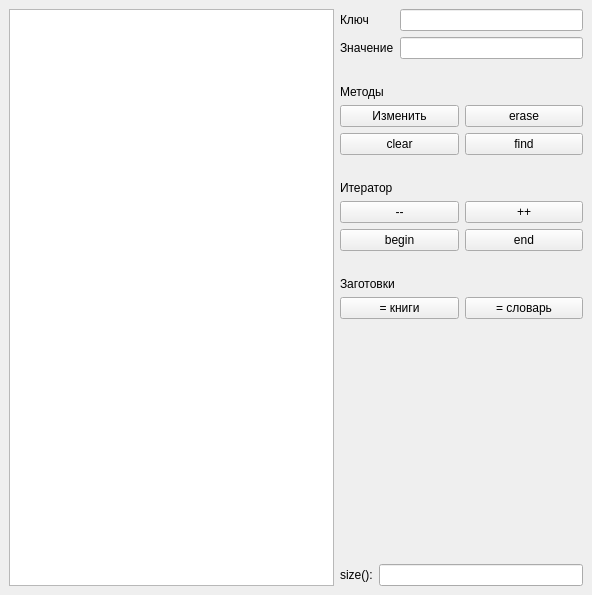
<?xml version="1.0" encoding="UTF-8"?>
<ui version="4.0">
 <class>MainWindow</class>
 <widget class="QMainWindow" name="MainWindow">
  <property name="geometry">
   <rect>
    <x>0</x>
    <y>0</y>
    <width>592</width>
    <height>595</height>
   </rect>
  </property>
  <property name="windowTitle">
   <string>std::map demo</string>
  </property>
  <widget class="QWidget" name="centralwidget">
   <layout class="QHBoxLayout" name="horizontalLayout" stretch="4,3">
    <item>
     <widget class="QListWidget" name="list_widget"/>
    </item>
    <item>
     <layout class="QGridLayout" name="gridLayout_2" rowstretch="0,0,0,0,0,0,0,0,0,0,0,0,0,0,1,0" columnstretch="1,1">
      <property name="sizeConstraint">
       <enum>QLayout::SetDefaultConstraint</enum>
      </property>
      <item row="5" column="1">
       <widget class="QPushButton" name="btn_erase">
        <property name="sizePolicy">
         <sizepolicy hsizetype="Preferred" vsizetype="Fixed">
          <horstretch>0</horstretch>
          <verstretch>0</verstretch>
         </sizepolicy>
        </property>
        <property name="text">
         <string>erase</string>
        </property>
       </widget>
      </item>
      <item row="14" column="0">
       <spacer name="verticalSpacer">
        <property name="sizeHint" stdset="0">
         <size>
          <width>20</width>
          <height>98</height>
         </size>
        </property>
       </spacer>
      </item>
      <item row="6" column="0">
       <widget class="QPushButton" name="btn_clear">
        <property name="sizePolicy">
         <sizepolicy hsizetype="Preferred" vsizetype="Fixed">
          <horstretch>0</horstretch>
          <verstretch>0</verstretch>
         </sizepolicy>
        </property>
        <property name="text">
         <string>clear</string>
        </property>
       </widget>
      </item>
      <item row="9" column="0">
       <widget class="QPushButton" name="btn_dec_iterator">
        <property name="text">
         <string>--</string>
        </property>
       </widget>
      </item>
      <item row="13" column="1">
       <widget class="QPushButton" name="btn_words">
        <property name="text">
         <string>= словарь</string>
        </property>
       </widget>
      </item>
      <item row="10" column="1">
       <widget class="QPushButton" name="btn_end">
        <property name="text">
         <string>end</string>
        </property>
       </widget>
      </item>
      <item row="10" column="0">
       <widget class="QPushButton" name="btn_begin">
        <property name="text">
         <string>begin</string>
        </property>
       </widget>
      </item>
      <item row="13" column="0">
       <widget class="QPushButton" name="btn_books">
        <property name="text">
         <string>= книги</string>
        </property>
       </widget>
      </item>
      <item row="15" column="0" colspan="2">
       <layout class="QHBoxLayout" name="horizontalLayout_2">
        <item>
         <widget class="QLabel" name="label_4">
          <property name="text">
           <string>size():</string>
          </property>
         </widget>
        </item>
        <item>
         <widget class="QLineEdit" name="txt_size">
          <property name="sizePolicy">
           <sizepolicy hsizetype="Expanding" vsizetype="Fixed">
            <horstretch>3</horstretch>
            <verstretch>0</verstretch>
           </sizepolicy>
          </property>
         </widget>
        </item>
       </layout>
      </item>
      <item row="3" column="0">
       <spacer name="verticalSpacer_2">
        <property name="orientation">
         <enum>Qt::Vertical</enum>
        </property>
        <property name="sizeType">
         <enum>QSizePolicy::Fixed</enum>
        </property>
        <property name="sizeHint" stdset="0">
         <size>
          <width>20</width>
          <height>20</height>
         </size>
        </property>
       </spacer>
      </item>
      <item row="11" column="0">
       <spacer name="verticalSpacer_4">
        <property name="orientation">
         <enum>Qt::Vertical</enum>
        </property>
        <property name="sizeType">
         <enum>QSizePolicy::Fixed</enum>
        </property>
        <property name="sizeHint" stdset="0">
         <size>
          <width>20</width>
          <height>20</height>
         </size>
        </property>
       </spacer>
      </item>
      <item row="9" column="1">
       <widget class="QPushButton" name="btn_inc_iterator">
        <property name="text">
         <string>++</string>
        </property>
       </widget>
      </item>
      <item row="5" column="0">
       <widget class="QPushButton" name="btn_set_by_key">
        <property name="sizePolicy">
         <sizepolicy hsizetype="Preferred" vsizetype="Fixed">
          <horstretch>0</horstretch>
          <verstretch>0</verstretch>
         </sizepolicy>
        </property>
        <property name="text">
         <string>Изменить</string>
        </property>
       </widget>
      </item>
      <item row="7" column="0">
       <spacer name="verticalSpacer_3">
        <property name="orientation">
         <enum>Qt::Vertical</enum>
        </property>
        <property name="sizeType">
         <enum>QSizePolicy::Fixed</enum>
        </property>
        <property name="sizeHint" stdset="0">
         <size>
          <width>20</width>
          <height>20</height>
         </size>
        </property>
       </spacer>
      </item>
      <item row="8" column="0">
       <widget class="QLabel" name="label_5">
        <property name="sizePolicy">
         <sizepolicy hsizetype="Preferred" vsizetype="Maximum">
          <horstretch>0</horstretch>
          <verstretch>0</verstretch>
         </sizepolicy>
        </property>
        <property name="text">
         <string>Итератор</string>
        </property>
       </widget>
      </item>
      <item row="12" column="0">
       <widget class="QLabel" name="label_6">
        <property name="sizePolicy">
         <sizepolicy hsizetype="Preferred" vsizetype="Maximum">
          <horstretch>0</horstretch>
          <verstretch>0</verstretch>
         </sizepolicy>
        </property>
        <property name="text">
         <string>Заготовки</string>
        </property>
       </widget>
      </item>
      <item row="4" column="0">
       <widget class="QLabel" name="label_2">
        <property name="sizePolicy">
         <sizepolicy hsizetype="Preferred" vsizetype="Maximum">
          <horstretch>0</horstretch>
          <verstretch>0</verstretch>
         </sizepolicy>
        </property>
        <property name="text">
         <string>Методы</string>
        </property>
       </widget>
      </item>
      <item row="2" column="0" colspan="2">
       <layout class="QGridLayout" name="gridLayout" rowstretch="0,0" columnstretch="0,1">
        <property name="sizeConstraint">
         <enum>QLayout::SetDefaultConstraint</enum>
        </property>
        <item row="1" column="0">
         <widget class="QLabel" name="label_3">
          <property name="sizePolicy">
           <sizepolicy hsizetype="Preferred" vsizetype="Maximum">
            <horstretch>0</horstretch>
            <verstretch>0</verstretch>
           </sizepolicy>
          </property>
          <property name="text">
           <string>Значение</string>
          </property>
         </widget>
        </item>
        <item row="1" column="1">
         <widget class="QLineEdit" name="txt_elem_value">
          <property name="enabled">
           <bool>true</bool>
          </property>
          <property name="sizePolicy">
           <sizepolicy hsizetype="Preferred" vsizetype="Maximum">
            <horstretch>0</horstretch>
            <verstretch>0</verstretch>
           </sizepolicy>
          </property>
         </widget>
        </item>
        <item row="0" column="0">
         <widget class="QLabel" name="label">
          <property name="sizePolicy">
           <sizepolicy hsizetype="Preferred" vsizetype="Maximum">
            <horstretch>0</horstretch>
            <verstretch>0</verstretch>
           </sizepolicy>
          </property>
          <property name="text">
           <string>Ключ</string>
          </property>
         </widget>
        </item>
        <item row="0" column="1">
         <widget class="QLineEdit" name="txt_elem_key">
          <property name="sizePolicy">
           <sizepolicy hsizetype="Preferred" vsizetype="Maximum">
            <horstretch>0</horstretch>
            <verstretch>0</verstretch>
           </sizepolicy>
          </property>
         </widget>
        </item>
       </layout>
      </item>
      <item row="6" column="1">
       <widget class="QPushButton" name="btn_find">
        <property name="text">
         <string>find</string>
        </property>
       </widget>
      </item>
     </layout>
    </item>
   </layout>
  </widget>
 </widget>
 <tabstops>
  <tabstop>list_widget</tabstop>
  <tabstop>txt_elem_key</tabstop>
  <tabstop>txt_elem_value</tabstop>
  <tabstop>btn_set_by_key</tabstop>
  <tabstop>btn_erase</tabstop>
  <tabstop>btn_clear</tabstop>
  <tabstop>btn_find</tabstop>
  <tabstop>btn_dec_iterator</tabstop>
  <tabstop>btn_inc_iterator</tabstop>
  <tabstop>btn_begin</tabstop>
  <tabstop>btn_end</tabstop>
  <tabstop>btn_books</tabstop>
  <tabstop>btn_words</tabstop>
  <tabstop>txt_size</tabstop>
 </tabstops>
 <resources/>
 <connections/>
</ui>
